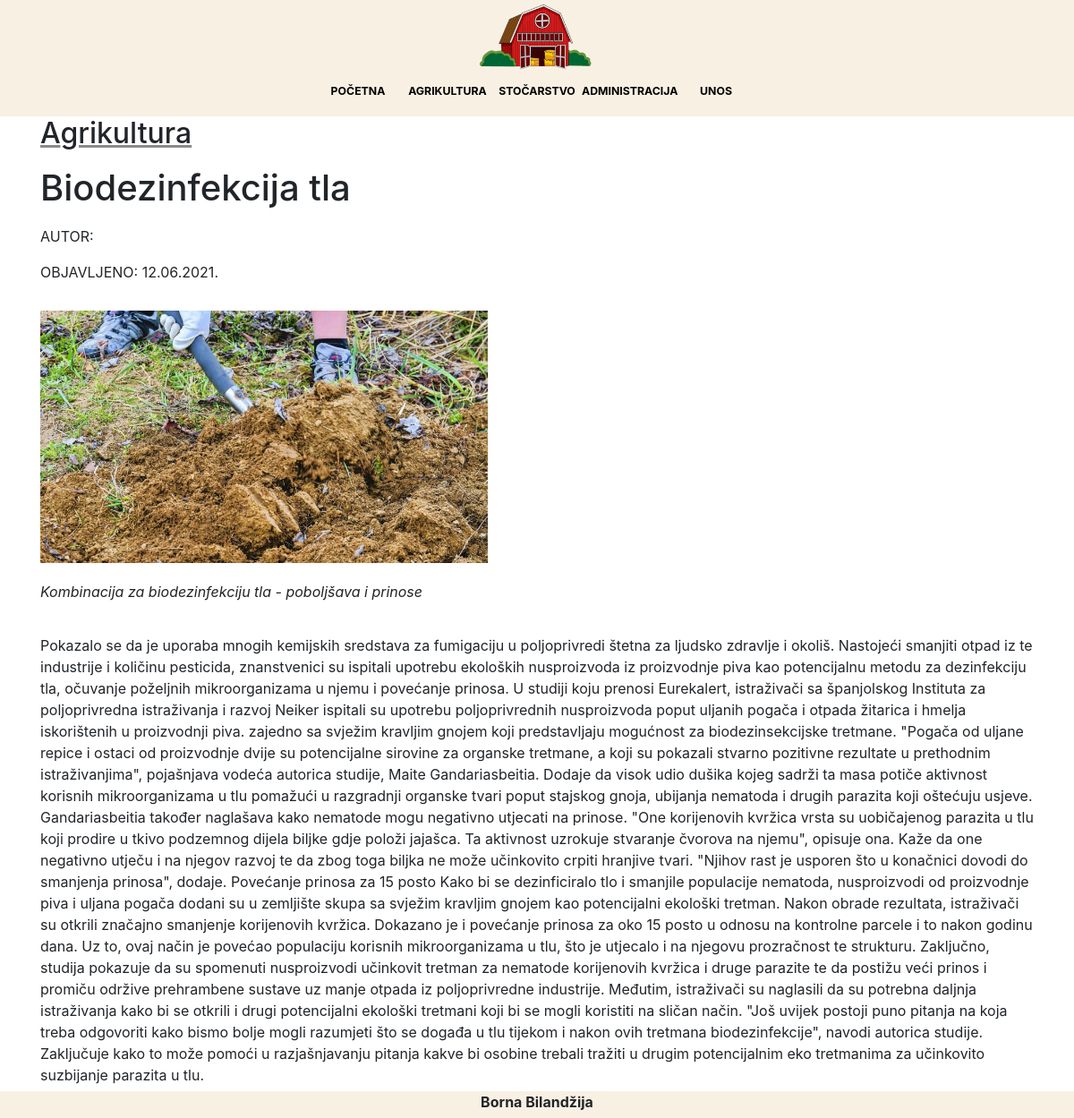
/clanak.php?id=14, run on the app's committed database.
### tables this page shows
CREATE TABLE `vijesti` (
  `id` int(11) NOT NULL,
  `datum` varchar(32) NOT NULL,
  `naslov` varchar(64) NOT NULL,
  `sazetak` text NOT NULL,
  `tekst` text NOT NULL,
  `slika` varchar(64) NOT NULL,
  `kategorija` varchar(64) NOT NULL,
  `arhiva` tinyint(1) NOT NULL
);

### clanak.php (the view, shortened to what this page needs)
<?php
include 'connect.php';
$id =$_GET['id'];
$query = "SELECT * FROM vijesti WHERE id='$id'";
$result = mysqli_query($dbc, $query);
?>
<!DOCTYPE html>
<html lang="en">
<head>
    <link rel="stylesheet" href="style.css">
    <link rel="stylesheet" href="https://stackpath.bootstrapcdn.com/bootstrap/4.3.1/css/bootstrap.min.css">
</head>
<body>
   <header>
        <section class="logo">
            <img src="img/logo.png" class="logo">
        </section>
        <nav>
            <ul class="nav justify-content-center">
            <li><a href="index.php">Početna</a></li>
                <li><a href="kategorija.php?id=Agrikultura">Agrikultura</a></li>
                <li><a href="kategorija.php?id=Stočarstvo">Stočarstvo</a></li>
                <li><a href="administracija.php">Administracija</a></li>
                <li><a href="unos.php">Unos</a></li>
            </ul>
        </nav>
	</header>
    <main class="container">
        <?php
            while($row = mysqli_fetch_array($result)) {
                echo '<div class="row">
                <h2 class="category col-12"><span>'.$row['kategorija'].'</span></h2>
                <h1 class="title col-12">'. $row['naslov'] .'</h1>
                <p class="col-12">AUTOR:</p>
                <p class="col-12">OBJAVLJENO: <span>'.$row['datum'].'</span> </p>
                </div>
                <section class="slika">
                         <img src="'.UPLPATH . $row['slika'].'">
                </section>
                <section class="about">
                    <p>
                     <i>'.$row['sazetak'].'</i>
                    </p>
                </section>
                <section class="sadrzaj">
                    <p>
                      '.$row['tekst'].'
                    </p>
                </section>';
            }
        ?>
    </main>
    <footer>
       <p>Borna Bilandžija</p>
    </footer>
</body>
</html>

### style.css (style rules this page uses)
* { padding: 0px; margin: 0px; }
body { font-family: Arial; font-size: 16px; }
header { background-color:#F8F0E3; max-width: 100%; }
.logo { max-width: 132px; max-height: 80px; width: auto; height: auto; margin: 0 auto; }
.logo img { max-width: 100%; }
nav { width: 60%; margin: auto; padding-top: 10px; padding-bottom: 10px ; }
nav ul { list-style-type: none; margin-bottom: 20px; padding: 0px; }
nav li { display: inline; float: left; width: 100px; }
nav a:link , nav a:visited { font-size: 12.3px; height: 30px; line-height: 200%; display: block; font-weight: bold; color:black; text-align: center; text-transform: uppercase; width: auto; text-decoration:none; }
main { max-width: 1000px; margin: auto; }
main p:first-child { clear: both; }
.sadrzaj p { padding-bottom: 20px; }
.slika img { margin-top: 15px; max-width:500px; }
.category { clear: both; text-decoration: underline; text-decoration-color: #8a8a8a; padding-bottom: 10px; }
.category:first-letter { text-transform: uppercase; }
.title { padding-bottom: 10px; }
.about { padding-top: 20px; padding-bottom: 20px; }
footer { width: 100%; background-color: #F8F0E3; height: 30px; text-align: center; position:fixed; bottom:0px; font-weight: bold; }

### data on the page
vijesti: kategorija "Agrikultura", naslov "Biodezinfekcija tla", datum "12.06.2021.", slika (picture), sazetak "Kombinacija za biodezinfekciju tla - poboljšava i prinose", tekst "Pokazalo se da je uporaba mnogih kemijskih sredstava za fumigaciju u poljoprivredi štetna za ljudsko zdravlje i okoliš. Nastojeći smanjiti otpad iz te industrije i količinu pesticida, znanstvenici su ispitali upotrebu ekoloških nusproizvoda iz proizvodnje piva kao potencijalnu metodu za dezinfekciju tla, očuvanje poželjnih mikroorganizama u njemu i povećanje prinosa. U studiji koju prenosi Eurekalert, istraživači sa španjolskog Instituta za poljoprivredna istraživanja i razvoj Neiker ispitali su upotrebu poljoprivrednih nusproizvoda poput uljanih pogača i otpada žitarica i hmelja iskorištenih u proizvodnji piva. zajedno sa svježim kravljim gnojem koji predstavljaju mogućnost za…"
